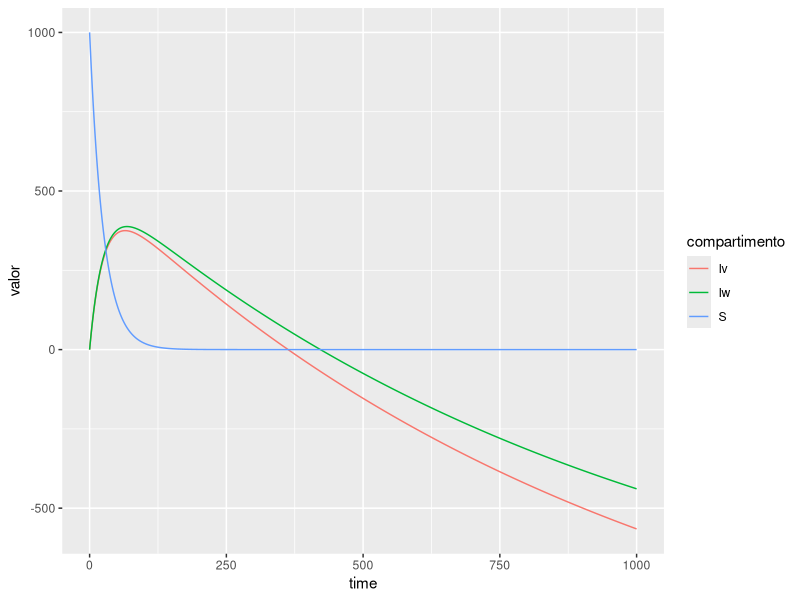

Recreate this plot in R.
###################################################################################
#                    modelagem matematica lobisomem vampiro humanos               #
###################################################################################


# Formulacao com fracoes (proporcoes) 

# Carregando pacotes ----
library(deSolve)
library(tidyverse)
library(reshape2)

# Parametros ----

# Taxas por ano 

natalidade <- 0.001 #taxa matalidade mundial 2015
Motalidade.Hum <- 0.0001 #taxa de mortalidade
beta.vamp <- 0.01 #taxa de infecao vampiros
beta.lobi <- 0.01 #taxa de infecao lobisomn
prev.vamp <- 0.001 # taxa de prevencao que um humano vire vamp porque se suicida ou le disparam 
prev.lobi <- 0.001 #taxa de prevencao que um humano vire lobi porque se suicida ou le disparam 
# gamma.vamp  <- 0#365/21 # periodo de latencia para virar vampiro 3 sem
# gamma.lobi <- 0 #365/21 # periodo de latencia lobi 3 sem 
letha.homen.mata.vampiro <- 0.1 # taxa de humonaos que matam vampiros 
letha.lobi.mata.vampiro <- 0.5 #taxa de lobi que matam vampiros 
letha.homenm.mata.lobi <- 0.5 # taxa de humonaos que matam lobi
letha.vampi.mata.lobi <- 0 # taxa de vampiro que matam lobi
mortalidade.lobi <- 0 # taxa de morte natural dos lobi

# o desolve precisa um conjunto de parametrros pra souber o nome da equacao 

par.SVW <- c(
  natalidade = natalidade,
  Motalidade.Hum = Motalidade.Hum,
  beta.vamp = beta.vamp,
  beta.lobi = beta.lobi,
  prev.vamp = prev.vamp,
  prev.lobi = prev.lobi, 
  # gamma.vamp =  gamma.vamp,
  # gamma.lobi = gamma.lobi,
  letha.homen.mata.vampiro = letha.homen.mata.vampiro,
  letha.lobi.mata.vampiro = letha.lobi.mata.vampiro,
  letha.homenm.mata.lobi = letha.homenm.mata.lobi,
  letha.vampi.mata.lobi = letha.vampi.mata.lobi,
  mortalidade.lobi = mortalidade.lobi
)

# Calculando R0 ----
#
# R0 <- beta.vamp/(gamma.vamp)
# R0 

# Variaveis e condicao inicial ----

S  <- 1000
Iv <- 0
Iw <- 0
V <- 2
W <- 2



# state.SIR <- c(s=0.9999,i=0.0001,r=0)

state.SVW <- c(S = S, Iv = Iv,Iw = Iw)



# Tempo de simulacao ----

tsim <- 1000
Dt <- 1

# Funcao para o modelo SIR ----
# Termo de transmissao frequencia dependente 
SIRS <- function(t,state,parameters){
  with(as.list(c(state,parameters)),{
    
    # # rate of change
    
    ds <- natalidade*S - Motalidade.Hum*S - beta.vamp *S*V -beta.lobi*S*W
    
    dIv <- beta.vamp*S*V - prev.vamp* Iv - letha.lobi.mata.vampiro*V - letha.homen.mata.vampiro*V 
    
    
    dIw <- beta.lobi*S*W - prev.lobi*Iw - letha.vampi.mata.lobi*W - letha.homenm.mata.lobi*W - mortalidade.lobi*W 
    
    # return the output of the model
    return(list(c(ds, dIv, dIw)))
    
  })
}

tempos <- seq(from=0,to=tsim,by=Dt)

# modSIRS <- ode(y = state.SIR, times = tempos, func = SIRS, parms = par.SIRS, method = "ode45")
modSIRS <- ode(y = state.SVW, times = tempos, func = SIRS, parms = par.SVW, method = "ode45")


modSIRS <- as.data.frame(modSIRS)

# modSIRS %>%
#   gather(key = 'compartimento', value = 'valor', -time)%>%
#   ggplot(aes(x= time, y = valor))+
#   geom_line()+
#   facet_wrap('compartimento', scales = 'fixed')




modSIRS %>%
  gather(key = 'compartimento', value = 'valor', -time)  %>% 
  ggplot( )+
  geom_line(aes(x= time, y = valor, colour= compartimento))
